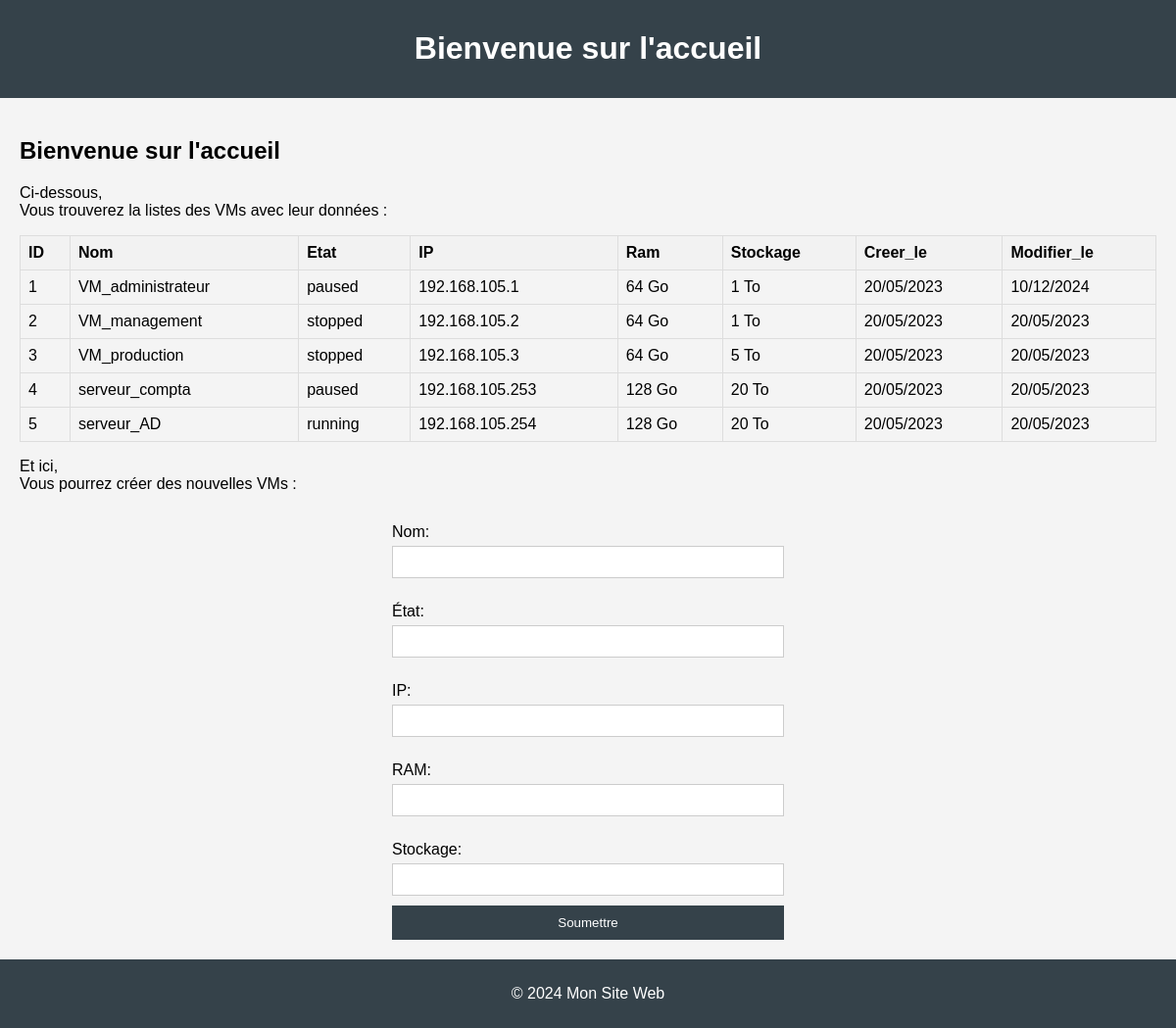
/VMs, run on the app's committed database.
### tables this page shows
CREATE TABLE VM (
                    id INTEGER PRIMARY KEY AUTOINCREMENT, 
                    nom TEXT, 
                    etat TEXT, 
                    ip_addr TEXT, 
                    ram TEXT, 
                    stockage TEXT, 
                    creer_le TEXT, 
                    modifier_le TEXT);

### back.py (the view, shortened to what this page needs)
@app.route("/VMs", methods=["GET", "POST"])
def VMs():
    cur, conn = cursor()
    if request.method == "GET" :
        liste_VMs = cur.execute("SELECT * FROM VM").fetchall()
        return render_template("VMs.html.j2", liste=liste_VMs)
    else:
        return "ERREUR"

### back.py (called while the page is built)
def cursor():
    conn = sqlite3.connect("./code/back/VM.db")
    cur = conn.cursor()
    return cur, conn

### templates/VMs.html.j2 (shortened to what this page needs)
<!DOCTYPE html>
<html lang="fr">
    <head>
    </head>
    <body>
        <header>
            <h1>Bienvenue sur l'accueil</h1>
        </header>
        <main>
            <h2>Bienvenue sur l'accueil</h2>
            <p>
                Ci-dessous,<br>
                Vous trouverez la listes des VMs avec leur données :
            </p>
            <table>
                <thead>
                    <tr>
                        <th>ID</th>
                        <th>Nom</th>
                        <th>Etat</th>
                        <th>IP</th>
                        <th>Ram</th>
                        <th>Stockage</th>
                        <th>Creer_le</th>
                        <th>Modifier_le</th>
                    </tr>
                </thead>
                <tbody>
                    {% for VM in liste %}
                        <tr>
                            <td>{{ VM[0] }}</td>
                            <td>{{ VM[1] }}</td>
                            <td>{{ VM[2] }}</td>
                            <td>{{ VM[3] }}</td>
                            <td>{{ VM[4] }}</td>
                            <td>{{ VM[5] }}</td>
                            <td>{{ VM[6] }}</td>
                            <td>{{ VM[7] }}</td>
                        </tr>
                    {% endfor %}
                </tbody>
            </table>
            <p>
                Et ici,<br>
                Vous pourrez créer des nouvelles VMs :
            </p>
            <form method="POST">
                <label for="nom">Nom:</label>
                <input type="text" id="nom" name="nom" required>
                <label for="etat">État:</label>
                <input type="text" id="etat" name="etat" required>
                <label for="ip">IP:</label>
                <input type="text" id="ip" name="ip" required>
                <label for="ram">RAM:</label>
                <input type="text" id="ram" name="ram" required>
                <label for="stockage">Stockage:</label>
                <input type="text" id="stockage" name="stockage" required>
                <button type="submit">Soumettre</button>
            </form>
        </main>
        <footer>
            <p>&copy; 2024 Mon Site Web</p>
        </footer>
    </body>
</html>

### templates/VMs.html.j2 (style rules this page uses)
body { font-family: Arial, sans-serif; margin: 0; padding: 0; background-color: #f4f4f4; }
header { background: #35424a; color: #ffffff; padding: 10px 0; text-align: center; }
main { padding: 20px; }
footer { text-align: center; padding: 10px 0; background: #35424a; color: #ffffff; position: relative; bottom: 0; width: 100%; }
table { width: 100%; border-collapse: collapse; }
th, td { border: 1px solid #ddd; padding: 8px; text-align: left; }
th { background-color: #f2f2f2; }
form { max-width: 400px; margin: auto; display: flex; flex-direction: column; }
label { margin-bottom: 5px; margin-top: 15px; }
input { padding: 8px; margin-bottom: 10px; border: 1px solid #ccc; }
button { padding: 10px; background-color: #35424a; color: white; border: none; cursor: pointer; }

### data on the page
VM: id "1", nom "VM_administrateur", etat "paused", ip_addr "192.168.105.1", ram "64 Go", stockage "1 To", creer_le "20/05/2023", modifier_le "10/12/2024"
VM: id "2", nom "VM_management", etat "stopped", ip_addr "192.168.105.2", ram "64 Go", stockage "1 To", creer_le "20/05/2023", modifier_le "20/05/2023"
VM: id "3", nom "VM_production", etat "stopped", ip_addr "192.168.105.3", ram "64 Go", stockage "5 To", creer_le "20/05/2023", modifier_le "20/05/2023"
VM: id "4", nom "serveur_compta", etat "paused", ip_addr "192.168.105.253", ram "128 Go", stockage "20 To", creer_le "20/05/2023", modifier_le "20/05/2023"
VM: id "5", nom "serveur_AD", etat "running", ip_addr "192.168.105.254", ram "128 Go", stockage "20 To", creer_le "20/05/2023", modifier_le "20/05/2023"
